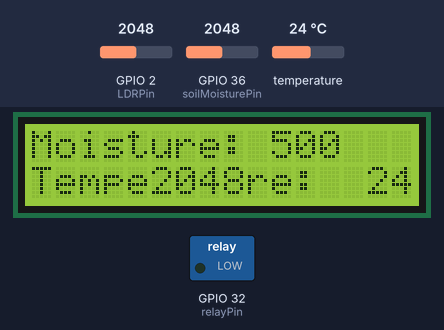
This sketch was run on a simulated ESP32. On the bench: 16×2 character LCD, switched loads named in the sketch (green lamp = pin HIGH). Inputs (shaded band) come from the test bench; at power-on: GPIO 36 (soilMoisturePin) = 2048, GPIO 2 (LDRPin) = 2048, temperature 24 °C. WiFi joins after 1.5 s; servers stay silent unless stated; what the sketch prints to the serial monitor is not drawn.

Above: at 2.8 s.
2.9 s: GPIO 36 (soilMoisturePin) set to 2016
At 8.5 s:
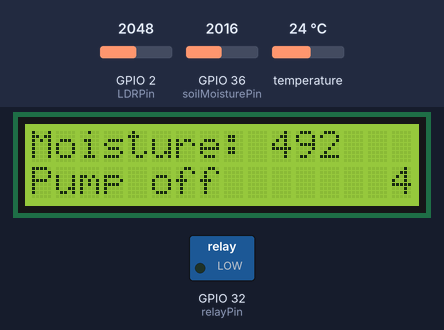
13.4 s: GPIO 2 (LDRPin) set to 10
At 15.6 s:
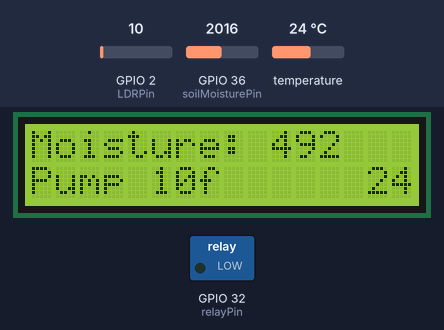
24.2 s: GPIO 2 (LDRPin) set to 0
At 26.7 s:
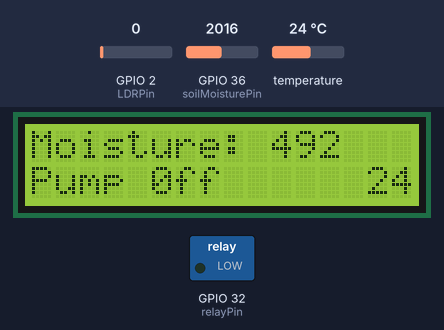
35.0 s: temperature set to 29.3 °C
At 39.7 s:
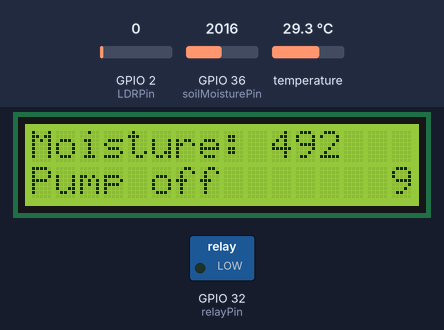
41.0 s: temperature set to 30.7 °C
At 44.0 s:
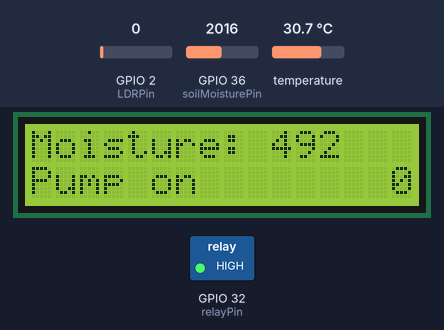
51.8 s: GPIO 36 (soilMoisturePin) set to 2047
At 56.9 s:
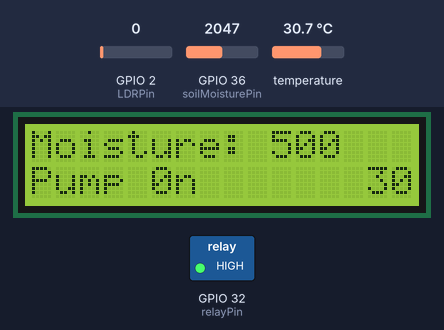
Timing chart, 0 to 58.4 s (numbered marks = the images above; inputs shaded):
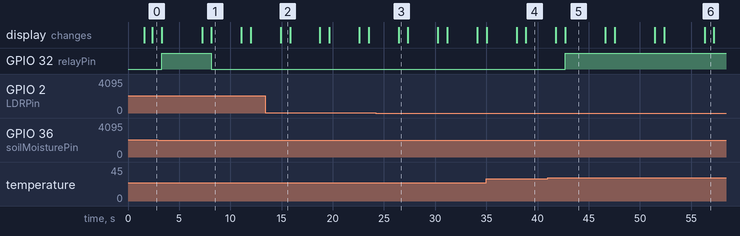

Measured:
- the behaviour switches between 2046 and 2045 on GPIO 36 (soilMoisturePin) (found by bisection; images 0 and 1)
- the behaviour switches between 29.9 and 30 °C on temperature (found by bisection; images 4 and 5)
- after the input at 13.4 s, the display: changes after 1.5 s (image 2)
- after the input at 24.2 s, the display: changes after 2.2 s (image 3)
- after the input at 35.0 s, the display: first differs from a run without the input after 2.9 s (image 4 shows a later state)
- after the input at 41.0 s, GPIO 32 (relayPin): LOW → HIGH after 1.7 s; the display: first changes after 0.79 s (image 5 shows a later state)
- after the input at 51.8 s, the display: first differs from a run without the input after 4.5 s (image 6)

The sketch:

all-1.ino
```cpp
#include <Arduino.h>
#include <Wire.h>
#include <LiquidCrystal_I2C.h>
#include <OneWire.h>
#include <DallasTemperature.h>
#include <WiFi.h>
#include <FirebaseESP32.h>

#define WIFI_SSID "vx"
#define WIFI_PASSWORD "14231423"
#define FIREBASE_HOST F("https://lesson-3-14dc0-default-rtdb.firebaseio.com/")
#define FIREBASE_AUTH F("AIzaSyAgnMD_uFO5zrqEtTRouctYp5LO4k4-W8M")

const byte soilMoisturePin = A0;
const byte LDRPin = 2;
const byte temperatureSensorPin = 17;
const int relayPin = 32;

OneWire oneWire(temperatureSensorPin);
DallasTemperature DS18B20(&oneWire);

LiquidCrystal_I2C lcd(0x27, 16, 2);

FirebaseData firebaseData;

const int moistureThresholdMin = 500; // Minimum threshold value for turning the pump on
const int moistureThresholdMax = 1000; // Maximum threshold value for turning the pump on
const int pumpOnTime = 1000;      // Time in milliseconds to turn on the water pump

void setup() {
  Serial.begin(9600);

  pinMode(soilMoisturePin, INPUT);
  pinMode(LDRPin, INPUT);
  pinMode(relayPin, OUTPUT);
  digitalWrite(relayPin, LOW);  // Initially turn off the relay

  lcd.begin();
  lcd.backlight();

  DS18B20.begin();

  WiFi.begin(WIFI_SSID, WIFI_PASSWORD);
  while (WiFi.status() != WL_CONNECTED) {
    delay(500);
    Serial.print(".");
  }
  Serial.println();
  Serial.println(F("Connected to WiFi"));

  Firebase.begin(FIREBASE_HOST, FIREBASE_AUTH);

  lcd.setCursor(0, 0);
  lcd.print("Moisture: ");
  lcd.setCursor(0, 1);
  lcd.print("LDR: ");
  lcd.setCursor(0, 2);
  lcd.print("Temperature: ");
}

void loop() {
  // Read temperature from DS18B20 sensor
  DS18B20.requestTemperatures();
  float temperatureC = DS18B20.getTempCByIndex(0);

  // Read raw moisture sensor value
  int rawSensorValue = analogRead(soilMoisturePin);

  // Map the raw sensor value to the desired range
  int mappedValue = map(rawSensorValue, 0, 1023, 0, 250); // Map to a range of 0 to 1000

  // Read raw LDR value
  int rawLDRValue = analogRead(LDRPin);

  // Print sensor readings on the LCD
  lcd.setCursor(10, 0);
  lcd.print(mappedValue);
  lcd.setCursor(5, 1);
  lcd.print(rawLDRValue);
  lcd.setCursor(14, 2);
  lcd.print(temperatureC, 1); // Display temperature with one decimal place

  // Print sensor readings to the Serial Monitor
  Serial.print("Moisture: ");
  Serial.print(mappedValue);
  Serial.print("\tLDR: ");
  Serial.print(rawLDRValue);
  Serial.print("\tTemperature: ");
  Serial.print(temperatureC, 1);
  Serial.println(" C");

  // Check if the conditions for turning on the pump are met
  bool turnOnPump = (temperatureC >= 30 && temperatureC <= 50) || (mappedValue >= moistureThresholdMin && mappedValue <= moistureThresholdMax);

  // Update Firebase with the sensor data and timestamps
  unsigned long currentMillis = millis();
  String timestamp = String(currentMillis / 1000);
  Firebase.setInt(firebaseData, "/sensor_readings/soil_moisture", mappedValue);
  Firebase.setInt(firebaseData, "/sensor_readings/ldr", rawLDRValue);
  Firebase.setFloat(firebaseData, "/sensor_readings/temperature", temperatureC);
  Firebase.setString(firebaseData, "/timestamps/soil_moisture", timestamp);
  Firebase.setString(firebaseData, "/timestamps/ldr", timestamp);
  Firebase.setString(firebaseData, "/timestamps/temperature", timestamp);

  // Turn the relay on or off based on the moisture and temperature values
  if (turnOnPump) {
    // Turn on the water pump
    digitalWrite(relayPin, HIGH);
    Serial.println("Water pump ON");
    lcd.setCursor(0, 3);
    lcd.print("Pump on        ");
    Firebase.setString(firebaseData, "/pump_status", "ON");
    delay(pumpOnTime);
  } else {
    // Turn off the water pump
    digitalWrite(relayPin, LOW);
    Serial.println("Water pump OFF");
    lcd.setCursor(0, 3);
    lcd.print("Pump off       ");
    Firebase.setString(firebaseData, "/pump_status", "OFF");
  }

  // Wait for 2 seconds before taking the next sensor reading and sending data to Firebase
  delay(2000);
}
```
